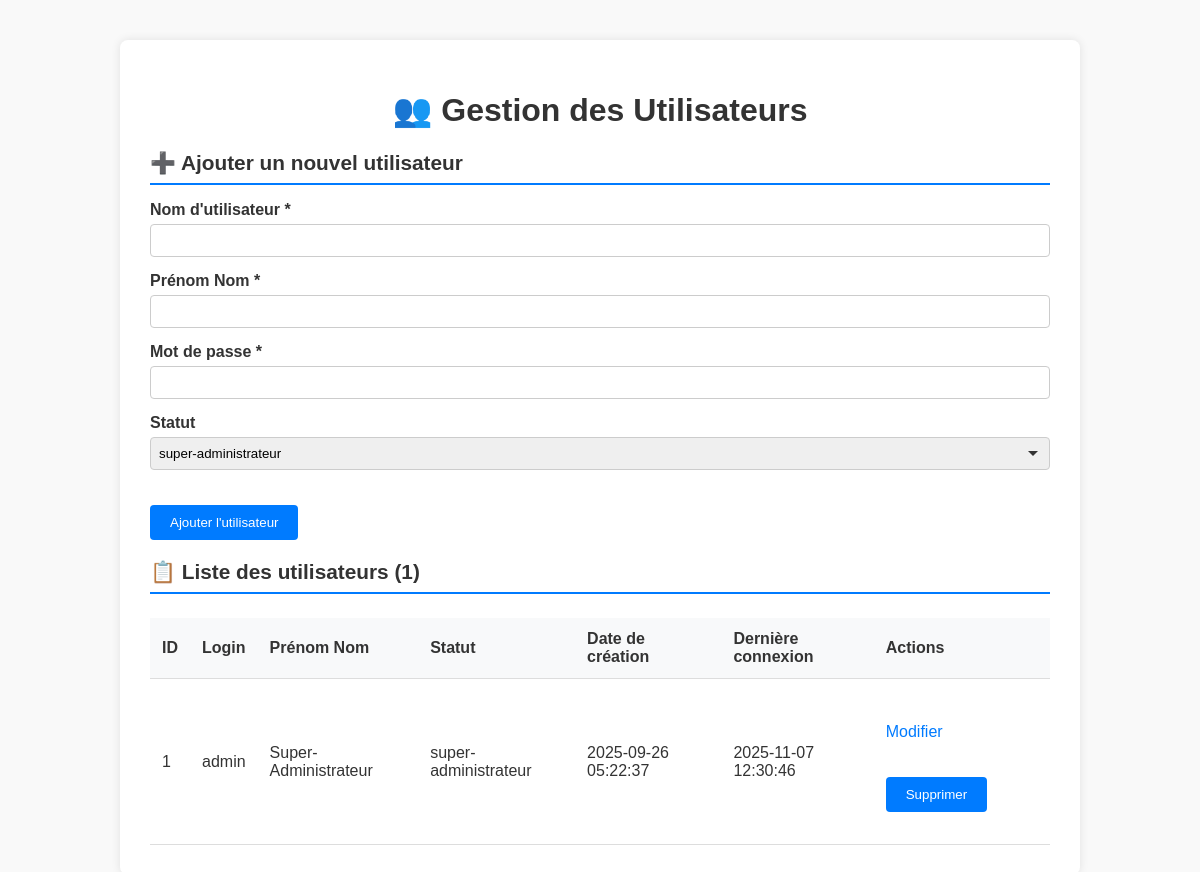
/admin/gerer_utilisateurs.php (signed in), run on the app's committed database.
### tables this page shows
CREATE TABLE utilisateurs (
    ID_utilisateur INTEGER PRIMARY KEY AUTOINCREMENT,
    login TEXT UNIQUE NOT NULL,
    mot_de_passe TEXT NOT NULL,
    ID_statut INTEGER NOT NULL DEFAULT 7,
    date_creation DATETIME DEFAULT CURRENT_TIMESTAMP,
    dernier_login DATETIME NULL, prenom_nom VARCHAR(255),
    FOREIGN KEY (ID_statut) REFERENCES statuts(ID_statut)
);

CREATE TABLE statuts (
    ID_statut INTEGER PRIMARY KEY AUTOINCREMENT,
    nom_statut TEXT UNIQUE NOT NULL,
    description TEXT,
    date_creation DATETIME DEFAULT CURRENT_TIMESTAMP
);

### www/admin/gerer_utilisateurs.php (the view, shortened to what this page needs)
<?php
require_once __DIR__ . '/../config.php';
$dbPath = '../../data/portraits.sqlite';
try {
    $pdo = new PDO("sqlite:$dbPath");
    $pdo->setAttribute(PDO::ATTR_ERRMODE, PDO::ERRMODE_EXCEPTION);
} catch (PDOException $e) {
    die("❌ Erreur de connexion à la base de données : " . $e->getMessage());
}
$stmt = $pdo->query("SELECT ID_statut, nom_statut FROM statuts ORDER BY ID_statut");
$statuts = $stmt->fetchAll(PDO::FETCH_ASSOC);
$user_to_edit = null;
$stmt = $pdo->query("SELECT u.ID_utilisateur, u.login, u.prenom_nom, u.date_creation, u.dernier_login, s.nom_statut
                     FROM utilisateurs u
                     JOIN statuts s ON u.ID_statut = s.ID_statut
                     ORDER BY u.ID_utilisateur");
$utilisateurs = $stmt->fetchAll(PDO::FETCH_ASSOC);
?>
<!DOCTYPE html>
<html lang="fr">
<head>
    <link rel="stylesheet" href="admin.css">
</head>
<body>
    <div class="container">
        <h1>👥 Gestion des Utilisateurs</h1>
        <?php if ($user_to_edit): ?>
        <h2 class="section-title">✏️ Modifier l'utilisateur #<?= $user_to_edit['ID_utilisateur'] ?></h2>
        <form method="POST" action="">
            <input type="hidden" name="action" value="modifier">
            <input type="hidden" name="ID_utilisateur" value="<?= $user_to_edit['ID_utilisateur'] ?>">
            <div class="form-group">
                <label for="login">Nom d'utilisateur *</label>
                <input type="text" name="login" id="login" required value="<?= htmlspecialchars($user_to_edit['login']) ?>">
            </div>
            <div class="form-group">
                <label for="prenom_nom">Prénom Nom *</label>
                <input type="text" name="prenom_nom" id="prenom_nom" required value="<?= htmlspecialchars($user_to_edit['prenom_nom']) ?>">
            </div>
            <div class="form-group">
                <label for="new_password">Nouveau mot de passe</label>
                <input type="password" name="new_password" id="new_password" placeholder="Laisser vide pour ne pas changer">
            </div>
            <div class="form-group">
                <label for="id_statut">Statut</label>
                <select name="id_statut" id="id_statut">
                    <?php foreach ($statuts as $statut): ?>
                        <option value="<?= $statut['ID_statut'] ?>" <?= ($statut['ID_statut'] == $user_to_edit['ID_statut']) ? 'selected' : '' ?>>
                            <?= htmlspecialchars($statut['nom_statut']) ?>
                        </option>
                    <?php endforeach; ?>
                </select>
            </div>
            <button type="submit">Valider la modification</button>
            <a href="gerer_utilisateurs.php" style="margin-left:2em;">Annuler</a>
        </form>
        <?php else: ?>
        <h2 class="section-title">➕ Ajouter un nouvel utilisateur</h2>
        <form method="POST" action="">
            <div class="form-group">
                <label for="login">Nom d'utilisateur *</label>
                <input type="text" name="login" id="login" required>
            </div>
            <div class="form-group">
                <label for="prenom_nom">Prénom Nom *</label>
                <input type="text" name="prenom_nom" id="prenom_nom" required>
            </div>
            <div class="form-group">
                <label for="password">Mot de passe *</label>
                <input type="password" name="password" id="password" required>
            </div>
            <div class="form-group">
                <label for="id_statut">Statut</label>
                <select name="id_statut" id="id_statut">
                    <?php foreach ($statuts as $statut): ?>
                        <option value="<?= $statut['ID_statut'] ?>" <?= ($statut['ID_statut'] == 1) ? 'selected' : '' ?>>
                            <?= htmlspecialchars($statut['nom_statut']) ?>
                        </option>
                    <?php endforeach; ?>
                </select>
            </div>
            <button type="submit">Ajouter l'utilisateur</button>
        </form>
        <?php endif; ?>
        <h2 class="section-title">📋 Liste des utilisateurs (<?= count($utilisateurs) ?>)</h2>
        <table>
            <thead>
                <tr>
                    <th>ID</th>
                    <th>Login</th>
                    <th>Prénom Nom</th>
                    <th>Statut</th>
                    <th>Date de création</th>
                    <th>Dernière connexion</th>
                    <th>Actions</th>
                </tr>
            </thead>
            <tbody>
                <?php if (empty($utilisateurs)): ?>
                    <tr>
                        <td colspan="7" style="text-align: center; padding: 2rem;">Aucun utilisateur trouvé.</td>
                    </tr>
                <?php else: ?>
                    <?php foreach ($utilisateurs as $user): ?>
                        <tr>
                            <td><?= $user['ID_utilisateur'] ?></td>
                            <td><?= htmlspecialchars($user['login']) ?></td>
                            <td><?= htmlspecialchars($user['prenom_nom']) ?></td>
                            <td><?= htmlspecialchars($user['nom_statut']) ?></td>
                            <td><?= $user['date_creation'] ?></td>
                            <td><?= $user['dernier_login'] ?? '<em>Jamais</em>' ?></td>
                            <td class="action-buttons">
                                <a href="gerer_utilisateurs.php?edit=<?= $user['ID_utilisateur'] ?>" class="btn-edit">Modifier</a>
                                <form method="POST" style="display: inline;" onsubmit="return confirm('Êtes-vous sûr de vouloir supprimer cet utilisateur ? Cette action est irréversible.');">
                                    <button type="submit" class="btn-delete">Supprimer</button>
                                </form>
                            </td>
                        </tr>
                    <?php endforeach; ?>
                <?php endif; ?>
            </tbody>
        </table>
    </div>
</body>
</html>

### www/admin/admin.css (style rules this page uses)
body { font-family: Arial, sans-serif; margin: 40px; background-color: #f9f9f9; color: #333; }
.container { max-width: 900px; margin: auto; background: #fff; border-radius: 8px; box-shadow: 0 0 10px rgba(0,0,0,0.1); padding: 30px; position: relative; }
h1 { text-align: center; color: #333; }
h2 { color: #333; }
label { font-weight: bold; display: block; margin-top: 15px; }
input[type="text"], input[type="password"], input[type="url"], textarea, select { width: 100%; padding: 8px; margin-top: 5px; border: 1px solid #ccc; border-radius: 4px; box-sizing: border-box; }
.form-group { margin-bottom: 15px; }
form { margin-bottom: 20px; }
button { background-color: #007BFF; color: white; padding: 10px 20px; border: none; border-radius: 4px; cursor: pointer; margin-top: 20px; }
.action-buttons { display: flex; gap: 1rem; margin-top: 2rem; flex-wrap: wrap; }
table { width: 100%; border-collapse: collapse; margin-top: 1.5rem; }
table th, table td { padding: 12px; text-align: left; border-bottom: 1px solid #ddd; }
table th { background-color: #f8f9fa; font-weight: bold; color: #333; }
table a { color: #007bff; text-decoration: none; }
.section-title { font-size: 1.3rem; font-weight: bold; color: #333; margin-bottom: 1rem; padding-bottom: 0.5rem; border-bottom: 2px solid #007bff; }
select { appearance: none; background-repeat: no-repeat; background-position: right 10px center; padding-right: 30px; }

### data on the page
utilisateurs: ID_utilisateur "1", login "admin", prenom_nom "Super-Administrateur", ID_statut.nom_statut "super-administrateur", date_creation "2025-09-26 05:22:37", dernier_login "2025-11-07 12:30:46"

### other printed values
count($utilisateurs) "1"
form field id_statut "super-administrateur"
